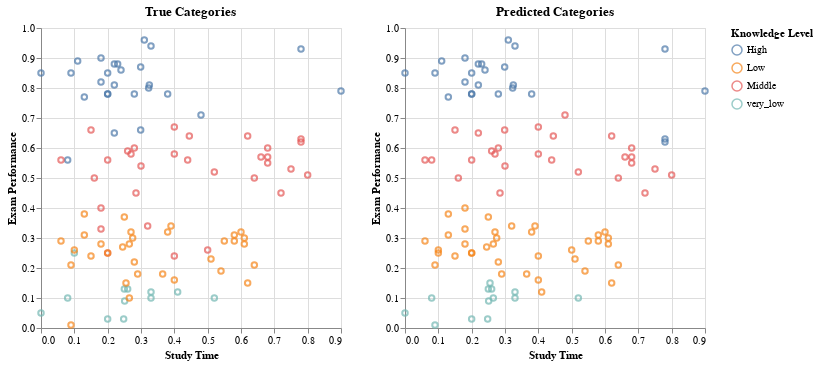

Write notebook code for a chart like this one.
### Code cell
# plot the predicted testing set 
pred_chart = alt.Chart(predicted_test, title="Predicted Categories").mark_point().encode(
    x = alt.X("Study Time").title("Study Time"),
    y = alt.Y("Exam Performance").title("Exam Performance"),
    color = alt.Color("predicted").title("Knowledge Level")
)

# plot the true values for the testing set
test_true_chart = alt.Chart(predicted_test, title="True Categories").mark_point().encode(
    x = alt.X("Study Time").title("Study Time"),
    y = alt.Y("Exam Performance").title("Exam Performance"),
    color = alt.Color("true")
)

# plot the charts side by side
test_true_chart | pred_chart

### Figure 1 — Vega-Lite specification as saved in the notebook (floating-point values rounded to 4 significant figures)
{"config": {"view": {"continuousWidth": 300, "continuousHeight": 300}}, "hconcat": [{"mark": {"type": "point"}, "encoding": {"color": {"field": "true", "type": "nominal"}, "x": {"field": "Study Time", "title": "Study Time", "type": "quantitative"}, "y": {"field": "Exam Performance", "title": "Exam Performance", "type": "quantitative"}}, "title": "True Categories"}, {"mark": {"type": "point"}, "encoding": {"color": {"field": "predicted", "title": "Knowledge Level", "type": "nominal"}, "x": {"field": "Study Time", "title": "Study Time", "type": "quantitative"}, "y": {"field": "Exam Performance", "title": "Exam Performance", "type": "quantitative"}}, "title": "Predicted Categories"}], "data": {"name": "data-996d51c916c51aed8f446a3f2abe1cf6"}, "$schema": "https://vega.github.io/schema/vega-lite/v5.16.3.json", "datasets": {"data-996d51c916c51aed8f446a3f2abe1cf6": [{"Study Time": 0.18, "Repetition Time": 0.34, "Study Time for Related Objects": 0.71, "Exam Performance for Related Objects": 0.71, "Exam Performance": 0.9, "Knowledge Level": "High", "true": "High", "predicted": "High"}, {"Study Time": 0.16, "Repetition Time": 0.16, "Study Time for Related Objects": 0.8, "Exam Performance for Related Objects": 0.5, "Exam Performance": 0.5, "Knowledge Level": "Middle", "true": "Middle", "predicted": "Middle"}, {"Study Time": 0.64, "Repetition Time": 0.09, "Study Time for Related Objects": 0.33, "Exam Performance for Related Objects": 0.65, "Exam Performance": 0.5, "Knowledge Level": "Middle", "true": "Middle", "predicted": "Middle"}, {"Study Time": 0.38, "Repetition Time": 0.36, "Study Time for Related Objects": 0.46, "Exam Performance for Related Objects": 0.49, "Exam Performance": 0.78, "Knowledge Level": "High", "true": "High", "predicted": "High"}, {"Study Time": 0.08, "Repetition Time": 0.56, "Study Time for Related Objects": 0.7, "Exam Performance for Related Objects": 0.14, "Exam Performance": 0.1, "Knowledge Level": "very_low", "true": "very_low", "predicted": "very_low"}, {"Study Time": 0.2, "Repetition Time": 0.45, "Study Time for Related Objects": 0.28, "Exam Performance for Related Objects": 0.31, "Exam Performance": 0.78, "Knowledge Level": "High", "true": "High", "predicted": "High"}, {"Study Time": 0.28, "Repetition Time": 0.16, "Study Time for Related Objects": 0.69, "Exam Performance for Related Objects": 0.33, "Exam Performance": 0.78, "Knowledge Level": "High", "true": "High", "predicted": "High"}, {"Study Time": 0.64, "Repetition Time": 0.58, "Study Time for Related Objects": 0.14, "Exam Performance for Related Objects": 0.32, "Exam Performance": 0.21, "Knowledge Level": "Low", "true": "Low", "predicted": "Low"}, {"Study Time": 0.251, "Repetition Time": 0.265, "Study Time for Related Objects": 0.57, "Exam Performance for Related Objects": 0.6, "Exam Performance": 0.09, "Knowledge Level": "very_low", "true": "very_low", "predicted": "very_low"}, {"Study Time": 0.265, "Repetition Time": 0.76, "Study Time for Related Objects": 0.8, "Exam Performance for Related Objects": 0.28, "Exam Performance": 0.28, "Knowledge Level": "Low", "true": "Low", "predicted": "Low"}, {"Study Time": 0.1, "Repetition Time": 0.33, "Study Time for Related Objects": 0.02, "Exam Performance for Related Objects": 0.0, "Exam Performance": 0.25, "Knowledge Level": "very_low", "true": "very_low", "predicted": "Low"}, {"Study Time": 0.15, "Repetition Time": 0.295, "Study Time for Related Objects": 0.75, "Exam Performance for Related Objects": 0.65, "Exam Performance": 0.24, "Knowledge Level": "Low", "true": "Low", "predicted": "Low"}, {"Study Time": 0.52, "Repetition Time": 0.28, "Study Time for Related Objects": 0.32, "Exam Performance for Related Objects": 0.1, "Exam Performance": 0.1, "Knowledge Level": "very_low", "true": "very_low", "predicted": "very_low"}, {"Study Time": 0.22, "Repetition Time": 0.86, "Study Time for Related Objects": 0.83, "Exam Performance for Related Objects": 0.89, "Exam Performance": 0.65, "Knowledge Level": "High", "true": "High", "predicted": "Middle"}, {"Study Time": 0.66, "Repetition Time": 0.68, "Study Time for Related Objects": 0.81, "Exam Performance for Related Objects": 0.57, "Exam Performance": 0.57, "Knowledge Level": "Middle", "true": "Middle", "predicted": "Middle"}, {"Study Time": 0.2, "Repetition Time": 0.52, "Study Time for Related Objects": 0.36, "Exam Performance for Related Objects": 0.84, "Exam Performance": 0.25, "Knowledge Level": "Middle", "true": "Middle", "predicted": "Low"}, {"Study Time": 0.299, "Repetition Time": 0.7, "Study Time for Related Objects": 0.95, "Exam Performance for Related Objects": 0.22, "Exam Performance": 0.66, "Knowledge Level": "High", "true": "High", "predicted": "Middle"}, {"Study Time": 0.4, "Repetition Time": 0.42, "Study Time for Related Objects": 0.58, "Exam Performance for Related Objects": 0.75, "Exam Performance": 0.16, "Knowledge Level": "Low", "true": "Low", "predicted": "Low"}, {"Study Time": 0.41, "Repetition Time": 0.04, "Study Time for Related Objects": 0.33, "Exam Performance for Related Objects": 0.26, "Exam Performance": 0.12, "Knowledge Level": "very_low", "true": "very_low", "predicted": "Low"}, {"Study Time": 0.32, "Repetition Time": 0.255, "Study Time for Related Objects": 0.55, "Exam Performance for Related Objects": 0.78, "Exam Performance": 0.34, "Knowledge Level": "Middle", "true": "Middle", "predicted": "Low"}, {"Study Time": 0.9, "Repetition Time": 0.26, "Study Time for Related Objects": 0.19, "Exam Performance for Related Objects": 0.58, "Exam Performance": 0.79, "Knowledge Level": "High", "true": "High", "predicted": "High"}, {"Study Time": 0.2, "Repetition Time": 0.25, "Study Time for Related Objects": 0.7, "Exam Performance for Related Objects": 0.25, "Exam Performance": 0.03, "Knowledge Level": "very_low", "true": "very_low", "predicted": "very_low"}, {"Study Time": 0.54, "Repetition Time": 0.51, "Study Time for Related Objects": 0.55, "Exam Performance for Related Objects": 0.64, "Exam Performance": 0.19, "Knowledge Level": "Low", "true": "Low", "predicted": "Low"}, {"Study Time": 0.24, "Repetition Time": 0.75, "Study Time for Related Objects": 0.32, "Exam Performance for Related Objects": 0.18, "Exam Performance": 0.86, "Knowledge Level": "High", "true": "High", "predicted": "High"}, {"Study Time": 0.09, "Repetition Time": 0.61, "Study Time for Related Objects": 0.53, "Exam Performance for Related Objects": 0.75, "Exam Performance": 0.01, "Knowledge Level": "Low", "true": "Low", "predicted": "very_low"}, {"Study Time": 0.33, "Repetition Time": 0.34, "Study Time for Related Objects": 0.1, "Exam Performance for Related Objects": 0.49, "Exam Performance": 0.12, "Knowledge Level": "very_low", "true": "very_low", "predicted": "very_low"}, {"Study Time": 0.78, "Repetition Time": 0.27, "Study Time for Related Objects": 0.13, "Exam Performance for Related Objects": 0.14, "Exam Performance": 0.62, "Knowledge Level": "Middle", "true": "Middle", "predicted": "High"}, {"Study Time": 0.75, "Repetition Time": 0.015, "Study Time for Related Objects": 0.78, "Exam Performance for Related Objects": 0.31, "Exam Performance": 0.53, "Knowledge Level": "Middle", "true": "Middle", "predicted": "Middle"}, {"Study Time": 0.29, "Repetition Time": 0.29, "Study Time for Related Objects": 0.4, "Exam Performance for Related Objects": 0.78, "Exam Performance": 0.18, "Knowledge Level": "Low", "true": "Low", "predicted": "Low"}, {"Study Time": 0.4, "Repetition Time": 0.59, "Study Time for Related Objects": 0.77, "Exam Performance for Related Objects": 0.99, "Exam Performance": 0.24, "Knowledge Level": "Middle", "true": "Middle", "predicted": "Low"}, {"Study Time": 0.4, "Repetition Time": 0.15, "Study Time for Related Objects": 0.16, "Exam Performance for Related Objects": 0.3, "Exam Performance": 0.58, "Knowledge Level": "Middle", "true": "Middle", "predicted": "Middle"}, {"Study Time": 0.2, "Repetition Time": 0.2, "Study Time for Related Objects": 0.68, "Exam Performance for Related Objects": 0.67, "Exam Performance": 0.85, "Knowledge Level": "High", "true": "High", "predicted": "High"}, {"Study Time": 0.2, "Repetition Time": 0.14, "Study Time for Related Objects": 0.35, "Exam Performance for Related Objects": 0.72, "Exam Performance": 0.25, "Knowledge Level": "Low", "true": "Low", "predicted": "Low"}, {"Study Time": 0.325, "Repetition Time": 0.61, "Study Time for Related Objects": 0.46, "Exam Performance for Related Objects": 0.32, "Exam Performance": 0.81, "Knowledge Level": "High", "true": "High", "predicted": "High"}, {"Study Time": 0.18, "Repetition Time": 0.31, "Study Time for Related Objects": 0.81, "Exam Performance for Related Objects": 0.7, "Exam Performance": 0.4, "Knowledge Level": "Middle", "true": "Middle", "predicted": "Low"}, {"Study Time": 0.08, "Repetition Time": 0.325, "Study Time for Related Objects": 0.62, "Exam Performance for Related Objects": 0.94, "Exam Performance": 0.56, "Knowledge Level": "High", "true": "High", "predicted": "Middle"}, {"Study Time": 0.245, "Repetition Time": 0.26, "Study Time for Related Objects": 0.38, "Exam Performance for Related Objects": 0.49, "Exam Performance": 0.27, "Knowledge Level": "Low", "true": "Low", "predicted": "Low"}, {"Study Time": 0.78, "Repetition Time": 0.15, "Study Time for Related Objects": 0.38, "Exam Performance for Related Objects": 0.18, "Exam Performance": 0.63, "Knowledge Level": "Middle", "true": "Middle", "predicted": "High"}, {"Study Time": 0.13, "Repetition Time": 0.39, "Study Time for Related Objects": 0.85, "Exam Performance for Related Objects": 0.38, "Exam Performance": 0.77, "Knowledge Level": "High", "true": "High", "predicted": "High"}, {"Study Time": 0.27, "Repetition Time": 0.29, "Study Time for Related Objects": 0.34, "Exam Performance for Related Objects": 0.28, "Exam Performance": 0.32, "Knowledge Level": "Low", "true": "Low", "predicted": "Low"}, {"Study Time": 0.55, "Repetition Time": 0.1, "Study Time for Related Objects": 0.27, "Exam Performance for Related Objects": 0.25, "Exam Performance": 0.29, "Knowledge Level": "Low", "true": "Low", "predicted": "Low"}, {"Study Time": 0.4, "Repetition Time": 0.18, "Study Time for Related Objects": 0.26, "Exam Performance for Related Objects": 0.26, "Exam Performance": 0.67, "Knowledge Level": "Middle", "true": "Middle", "predicted": "Middle"}, {"Study Time": 0.06, "Repetition Time": 0.77, "Study Time for Related Objects": 0.72, "Exam Performance for Related Objects": 0.19, "Exam Performance": 0.56, "Knowledge Level": "Middle", "true": "Middle", "predicted": "Middle"}, {"Study Time": 0.33, "Repetition Time": 0.2, "Study Time for Related Objects": 0.64, "Exam Performance for Related Objects": 0.59, "Exam Performance": 0.94, "Knowledge Level": "High", "true": "High", "predicted": "High"}, {"Study Time": 0.52, "Repetition Time": 0.44, "Study Time for Related Objects": 0.82, "Exam Performance for Related Objects": 0.3, "Exam Performance": 0.52, "Knowledge Level": "Middle", "true": "Middle", "predicted": "Middle"}, {"Study Time": 0.25, "Repetition Time": 0.0, "Study Time for Related Objects": 0.1, "Exam Performance for Related Objects": 0.12, "Exam Performance": 0.37, "Knowledge Level": "Low", "true": "Low", "predicted": "Low"}, {"Study Time": 0.445, "Repetition Time": 0.7, "Study Time for Related Objects": 0.82, "Exam Performance for Related Objects": 0.16, "Exam Performance": 0.64, "Knowledge Level": "Middle", "true": "Middle", "predicted": "Middle"}, {"Study Time": 0.2, "Repetition Time": 0.29, "Study Time for Related Objects": 0.25, "Exam Performance for Related Objects": 0.49, "Exam Performance": 0.56, "Knowledge Level": "Middle", "true": "Middle", "predicted": "Middle"}, {"Study Time": 0.248, "Repetition Time": 0.3, "Study Time for Related Objects": 0.31, "Exam Performance for Related Objects": 0.2, "Exam Performance": 0.03, "Knowledge Level": "very_low", "true": "very_low", "predicted": "very_low"}, {"Study Time": 0.48, "Repetition Time": 0.12, "Study Time for Related Objects": 0.28, "Exam Performance for Related Objects": 0.7, "Exam Performance": 0.71, "Knowledge Level": "High", "true": "High", "predicted": "Middle"}, {"Study Time": 0.62, "Repetition Time": 0.14, "Study Time for Related Objects": 0.52, "Exam Performance for Related Objects": 0.81, "Exam Performance": 0.15, "Knowledge Level": "Low", "true": "Low", "predicted": "Low"}, {"Study Time": 0.13, "Repetition Time": 0.62, "Study Time for Related Objects": 0.77, "Exam Performance for Related Objects": 0.28, "Exam Performance": 0.31, "Knowledge Level": "Low", "true": "Low", "predicted": "Low"}, {"Study Time": 0.22, "Repetition Time": 0.48, "Study Time for Related Objects": 0.47, "Exam Performance for Related Objects": 0.78, "Exam Performance": 0.81, "Knowledge Level": "High", "true": "High", "predicted": "High"}, {"Study Time": 0.26, "Repetition Time": 0.26, "Study Time for Related Objects": 0.31, "Exam Performance for Related Objects": 0.26, "Exam Performance": 0.13, "Knowledge Level": "very_low", "true": "very_low", "predicted": "very_low"}, {"Study Time": 0.33, "Repetition Time": 0.27, "Study Time for Related Objects": 0.2, "Exam Performance for Related Objects": 0.33, "Exam Performance": 0.1, "Knowledge Level": "very_low", "true": "very_low", "predicted": "very_low"}, {"Study Time": 0.0, "Repetition Time": 0.0, "Study Time for Related Objects": 0.5, "Exam Performance for Related Objects": 0.2, "Exam Performance": 0.85, "Knowledge Level": "High", "true": "High", "predicted": "High"}, {"Study Time": 0.27, "Repetition Time": 0.12, "Study Time for Related Objects": 0.37, "Exam Performance for Related Objects": 0.29, "Exam Performance": 0.58, "Knowledge Level": "Middle", "true": "Middle", "predicted": "Middle"}, {"Study Time": 0.18, "Repetition Time": 0.7, "Study Time for Related Objects": 0.41, "Exam Performance for Related Objects": 0.67, "Exam Performance": 0.33, "Knowledge Level": "Middle", "true": "Middle", "predicted": "Low"}, {"Study Time": 0.299, "Repetition Time": 0.32, "Study Time for Related Objects": 0.31, "Exam Performance for Related Objects": 0.33, "Exam Performance": 0.87, "Knowledge Level": "High", "true": "High", "predicted": "High"}, {"Study Time": 0.23, "Repetition Time": 0.29, "Study Time for Related Objects": 0.45, "Exam Performance for Related Objects": 0.18, "Exam Performance": 0.88, "Knowledge Level": "High", "true": "High", "predicted": "High"}, {"Study Time": 0.13, "Repetition Time": 0.4, "Study Time for Related Objects": 0.17, "Exam Performance for Related Objects": 0.25, "Exam Performance": 0.38, "Knowledge Level": "Low", "true": "Low", "predicted": "Low"}, {"Study Time": 0.0, "Repetition Time": 0.1, "Study Time for Related Objects": 0.5, "Exam Performance for Related Objects": 0.26, "Exam Performance": 0.05, "Knowledge Level": "very_low", "true": "very_low", "predicted": "very_low"}, {"Study Time": 0.68, "Repetition Time": 0.43, "Study Time for Related Objects": 0.6, "Exam Performance for Related Objects": 0.47, "Exam Performance": 0.55, "Knowledge Level": "Middle", "true": "Middle", "predicted": "Middle"}, {"Study Time": 0.51, "Repetition Time": 0.4, "Study Time for Related Objects": 0.4, "Exam Performance for Related Objects": 0.59, "Exam Performance": 0.23, "Knowledge Level": "Low", "true": "Low", "predicted": "Low"}, {"Study Time": 0.15, "Repetition Time": 0.67, "Study Time for Related Objects": 0.56, "Exam Performance for Related Objects": 0.07, "Exam Performance": 0.66, "Knowledge Level": "Middle", "true": "Middle", "predicted": "Middle"}, {"Study Time": 0.28, "Repetition Time": 0.12, "Study Time for Related Objects": 0.38, "Exam Performance for Related Objects": 0.17, "Exam Performance": 0.6, "Knowledge Level": "Middle", "true": "Middle", "predicted": "Middle"}, {"Study Time": 0.09, "Repetition Time": 0.38, "Study Time for Related Objects": 0.54, "Exam Performance for Related Objects": 0.69, "Exam Performance": 0.21, "Knowledge Level": "Low", "true": "Low", "predicted": "Low"}, {"Study Time": 0.61, "Repetition Time": 0.38, "Study Time for Related Objects": 0.09, "Exam Performance for Related Objects": 0.38, "Exam Performance": 0.3, "Knowledge Level": "Low", "true": "Low", "predicted": "Low"}, {"Study Time": 0.2, "Repetition Time": 0.49, "Study Time for Related Objects": 0.68, "Exam Performance for Related Objects": 0.76, "Exam Performance": 0.78, "Knowledge Level": "High", "true": "High", "predicted": "High"}, {"Study Time": 0.5, "Repetition Time": 0.75, "Study Time for Related Objects": 0.81, "Exam Performance for Related Objects": 0.61, "Exam Performance": 0.26, "Knowledge Level": "Middle", "true": "Middle", "predicted": "Low"}, {"Study Time": 0.26, "Repetition Time": 0.28, "Study Time for Related Objects": 0.6, "Exam Performance for Related Objects": 0.29, "Exam Performance": 0.59, "Knowledge Level": "Middle", "true": "Middle", "predicted": "Middle"}, {"Study Time": 0.285, "Repetition Time": 0.64, "Study Time for Related Objects": 0.18, "Exam Performance for Related Objects": 0.61, "Exam Performance": 0.45, "Knowledge Level": "Middle", "true": "Middle", "predicted": "Middle"}, {"Study Time": 0.1, "Repetition Time": 0.42, "Study Time for Related Objects": 0.22, "Exam Performance for Related Objects": 0.72, "Exam Performance": 0.26, "Knowledge Level": "Low", "true": "Low", "predicted": "Low"}, {"Study Time": 0.58, "Repetition Time": 0.348, "Study Time for Related Objects": 0.06, "Exam Performance for Related Objects": 0.29, "Exam Performance": 0.31, "Knowledge Level": "Low", "true": "Low", "predicted": "Low"}, {"Study Time": 0.275, "Repetition Time": 0.1, "Study Time for Related Objects": 0.72, "Exam Performance for Related Objects": 0.1, "Exam Performance": 0.3, "Knowledge Level": "Low", "true": "Low", "predicted": "Low"}, {"Study Time": 0.06, "Repetition Time": 0.35, "Study Time for Related Objects": 0.12, "Exam Performance for Related Objects": 0.43, "Exam Performance": 0.29, "Knowledge Level": "Low", "true": "Low", "predicted": "Low"}, {"Study Time": 0.72, "Repetition Time": 0.6, "Study Time for Related Objects": 0.45, "Exam Performance for Related Objects": 0.79, "Exam Performance": 0.45, "Knowledge Level": "Middle", "true": "Middle", "predicted": "Middle"}, {"Study Time": 0.44, "Repetition Time": 0.08, "Study Time for Related Objects": 0.8, "Exam Performance for Related Objects": 0.22, "Exam Performance": 0.56, "Knowledge Level": "Middle", "true": "Middle", "predicted": "Middle"}, {"Study Time": 0.22, "Repetition Time": 0.8, "Study Time for Related Objects": 0.44, "Exam Performance for Related Objects": 0.78, "Exam Performance": 0.88, "Knowledge Level": "High", "true": "High", "predicted": "High"}, {"Study Time": 0.78, "Repetition Time": 0.47, "Study Time for Related Objects": 0.24, "Exam Performance for Related Objects": 0.3, "Exam Performance": 0.93, "Knowledge Level": "High", "true": "High", "predicted": "High"}, {"Study Time": 0.323, "Repetition Time": 0.32, "Study Time for Related Objects": 0.89, "Exam Performance for Related Objects": 0.32, "Exam Performance": 0.8, "Knowledge Level": "High", "true": "High", "predicted": "High"}, {"Study Time": 0.18, "Repetition Time": 0.51, "Study Time for Related Objects": 0.58, "Exam Performance for Related Objects": 0.33, "Exam Performance": 0.82, "Knowledge Level": "High", "true": "High", "predicted": "High"}, {"Study Time": 0.18, "Repetition Time": 0.31, "Study Time for Related Objects": 0.32, "Exam Performance for Related Objects": 0.42, "Exam Performance": 0.28, "Knowledge Level": "Low", "true": "Low", "predicted": "Low"}, {"Study Time": 0.58, "Repetition Time": 0.58, "Study Time for Related Objects": 0.31, "Exam Performance for Related Objects": 0.29, "Exam Performance": 0.29, "Knowledge Level": "Low", "true": "Low", "predicted": "Low"}, {"Study Time": 0.09, "Repetition Time": 0.3, "Study Time for Related Objects": 0.68, "Exam Performance for Related Objects": 0.18, "Exam Performance": 0.85, "Knowledge Level": "High", "true": "High", "predicted": "High"}, {"Study Time": 0.265, "Repetition Time": 0.06, "Study Time for Related Objects": 0.57, "Exam Performance for Related Objects": 0.75, "Exam Performance": 0.1, "Knowledge Level": "Low", "true": "Low", "predicted": "very_low"}, {"Study Time": 0.25, "Repetition Time": 0.26, "Study Time for Related Objects": 0.51, "Exam Performance for Related Objects": 0.04, "Exam Performance": 0.13, "Knowledge Level": "very_low", "true": "very_low", "predicted": "very_low"}, {"Study Time": 0.38, "Repetition Time": 0.09, "Study Time for Related Objects": 0.37, "Exam Performance for Related Objects": 0.28, "Exam Performance": 0.32, "Knowledge Level": "Low", "true": "Low", "predicted": "Low"}, {"Study Time": 0.39, "Repetition Time": 0.05, "Study Time for Related Objects": 0.02, "Exam Performance for Related Objects": 0.06, "Exam Performance": 0.34, "Knowledge Level": "Low", "true": "Low", "predicted": "Low"}, {"Study Time": 0.61, "Repetition Time": 0.33, "Study Time for Related Objects": 0.36, "Exam Performance for Related Objects": 0.28, "Exam Performance": 0.28, "Knowledge Level": "Low", "true": "Low", "predicted": "Low"}, {"Study Time": 0.365, "Repetition Time": 0.68, "Study Time for Related Objects": 0.1, "Exam Performance for Related Objects": 0.63, "Exam Performance": 0.18, "Knowledge Level": "Low", "true": "Low", "predicted": "Low"}, {"Study Time": 0.255, "Repetition Time": 0.305, "Study Time for Related Objects": 0.86, "Exam Performance for Related Objects": 0.62, "Exam Performance": 0.15, "Knowledge Level": "Low", "true": "Low", "predicted": "very_low"}, {"Study Time": 0.3, "Repetition Time": 0.27, "Study Time for Related Objects": 0.31, "Exam Performance for Related Objects": 0.31, "Exam Performance": 0.54, "Knowledge Level": "Middle", "true": "Middle", "predicted": "Middle"}, {"Study Time": 0.62, "Repetition Time": 0.37, "Study Time for Related Objects": 0.81, "Exam Performance for Related Objects": 0.13, "Exam Performance": 0.64, "Knowledge Level": "Middle", "true": "Middle", "predicted": "Middle"}, {"Study Time": 0.68, "Repetition Time": 0.16, "Study Time for Related Objects": 0.2, "Exam Performance for Related Objects": 0.59, "Exam Performance": 0.6, "Knowledge Level": "Middle", "true": "Middle", "predicted": "Middle"}, {"Study Time": 0.8, "Repetition Time": 0.29, "Study Time for Related Objects": 0.06, "Exam Performance for Related Objects": 0.31, "Exam Performance": 0.51, "Knowledge Level": "Middle", "true": "Middle", "predicted": "Middle"}, {"Study Time": 0.68, "Repetition Time": 0.27, "Study Time for Related Objects": 0.78, "Exam Performance for Related Objects": 0.31, "Exam Performance": 0.57, "Knowledge Level": "Middle", "true": "Middle", "predicted": "Middle"}, {"Study Time": 0.28, "Repetition Time": 0.55, "Study Time for Related Objects": 0.38, "Exam Performance for Related Objects": 0.9, "Exam Performance": 0.22, "Knowledge Level": "Low", "true": "Low", "predicted": "Low"}, {"Study Time": 0.11, "Repetition Time": 0.88, "Study Time for Related Objects": 0.67, "Exam Performance for Related Objects": 0.66, "Exam Performance": 0.89, "Knowledge Level": "High", "true": "High", "predicted": "High"}, {"Study Time": 0.6, "Repetition Time": 0.08, "Study Time for Related Objects": 0.13, "Exam Performance for Related Objects": 0.14, "Exam Performance": 0.32, "Knowledge Level": "Low", "true": "Low", "predicted": "Low"}, {"Study Time": 0.31, "Repetition Time": 0.32, "Study Time for Related Objects": 0.29, "Exam Performance for Related Objects": 0.31, "Exam Performance": 0.96, "Knowledge Level": "High", "true": "High", "predicted": "High"}]}}
